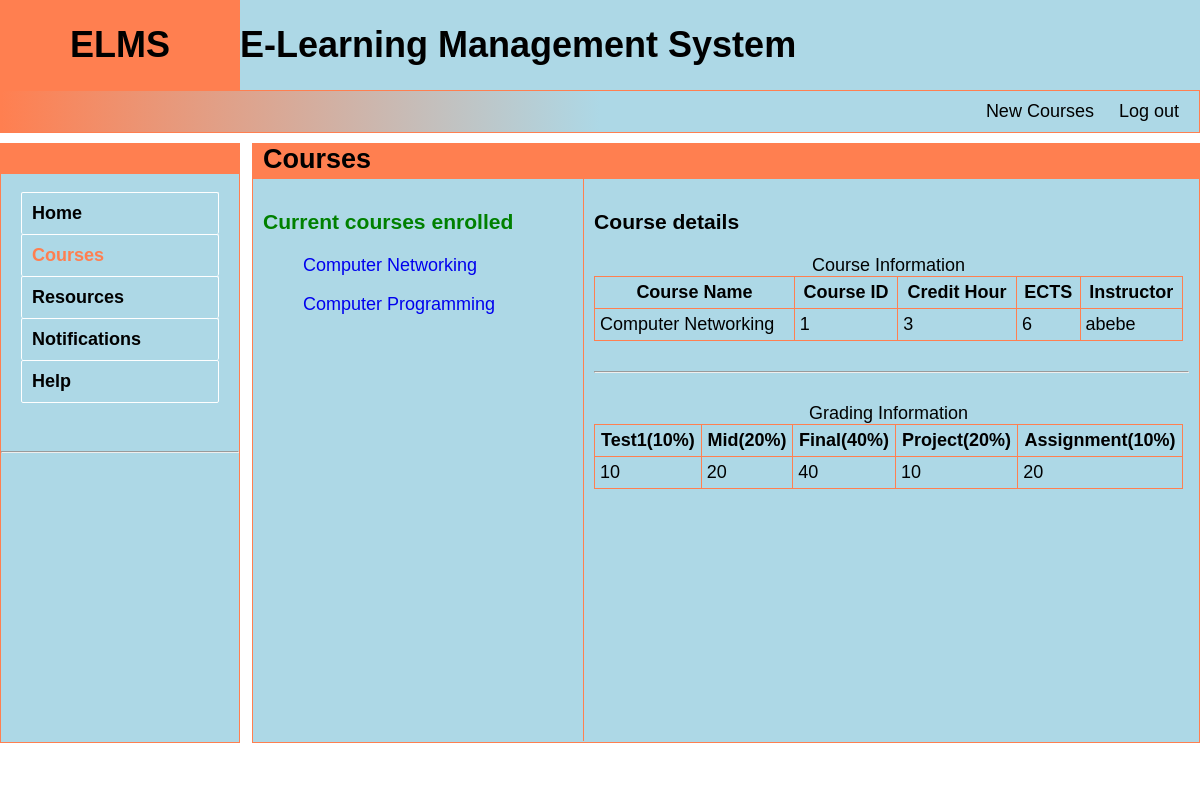
Screenshot of /student/index.php?curr_page=Courses&courseId=1 (signed in) with the database file from the repository.
### tables this page shows
CREATE TABLE IF NOT EXISTS `studentenroll` (
  `studId` int(11) NOT NULL,
  `courseId` int(11) NOT NULL,
  PRIMARY KEY (`studId`,`courseId`),
  KEY `courseId` (`courseId`)
);

CREATE TABLE IF NOT EXISTS `course` (
  `courseId` int(11) NOT NULL AUTO_INCREMENT,
  `courseName` varchar(50) NOT NULL,
  `offDept` int(11) NOT NULL,
  `offYear` int(11) NOT NULL,
  `semester` int(11) NOT NULL,
  `chour` int(11) NOT NULL,
  `ects` int(11) NOT NULL,
  PRIMARY KEY (`courseId`),
  UNIQUE KEY `course_courseId_uindex` (`courseId`),
  KEY `offDept` (`offDept`)
);

CREATE TABLE IF NOT EXISTS `instructor` (
  `insId` int(11) NOT NULL AUTO_INCREMENT,
  `fName` varchar(30) NOT NULL,
  `lName` varchar(30) NOT NULL,
  `username` varchar(20) NOT NULL,
  `deptId` int(11) DEFAULT NULL,
  `title` varchar(30) DEFAULT NULL,
  `password` varchar(30) NOT NULL,
  PRIMARY KEY (`insId`),
  KEY `deptId` (`deptId`)
);

CREATE TABLE IF NOT EXISTS `grade` (
  `gradeId` int(11) NOT NULL AUTO_INCREMENT,
  `insId` int(11) NOT NULL,
  `studId` int(11) NOT NULL,
  `test` int(11) DEFAULT '0',
  `mid` int(11) DEFAULT '0',
  `final` int(11) DEFAULT '0',
  `assignment` int(11) DEFAULT '0',
  `project` int(11) DEFAULT '0',
  `courseId` int(11) NOT NULL DEFAULT '1',
  PRIMARY KEY (`gradeId`),
  KEY `insId` (`insId`),
  KEY `studId` (`studId`)
);

### private/query_functions.php (called while the page is built, shortened)
<?php
    function query_enrolls($username){
	    global $conn;
	    $id = mysqli_fetch_assoc(query_student_id($username))['studId'];
	    $sql = "select * from studentenroll where studId = '$id'";
        $result = mysqli_query($conn, $sql);
        if(mysqli_num_rows($result) > 0){
            return $result;
        }
    }
    function query_student_id($username){
	    global $conn;
	    $sql = "select studId from student where username = '$username'";
	    $result = mysqli_query($conn ,$sql);
	    if(mysqli_num_rows($result)){
	        return $result;
        }
    }
    function query_course_name($courseId){
	    $sql = "select courseName from course where courseId='$courseId';";
	    return standard($sql);
    }
    function query_course_info($courseId){
	    $sql = "select * from course where courseId = '$courseId'";
        return standard($sql);
    }
    function query_instructor_name($insId){
	    $sql = "select fName, lName from instructor where insId = '$insId'";
	    return standard($sql);
    }
    function query_instructor_fullname ($courseId){
	    $insId = mysqli_fetch_assoc(query_instructor_course($courseId))['insId'];
	    $result = query_instructor_name($insId);
	    if($result!=null&& mysqli_num_rows($result)> 0){
	        $fName = mysqli_fetch_assoc($result)['fName'];
	        $lName = mysqli_fetch_assoc($result)['lName'];
	        return $fName.' '.$lName;
        }
    }
    function query_instructor_course($courseId){
	    $sql = "select * from instructorcourse where courseId = '$courseId'";
	    return standard($sql);
    }
    function standard($sql){
        global $conn;
        $result = mysqli_query($conn, $sql);
        if(mysqli_num_rows($result) > 0 ) {
            return $result;
        }
    }
    function query_student_results($studId, $courseId){
	    $sql = "select * from grade where studId = '$studId' and courseId = $courseId";
	    return standard($sql);
    }
 ?>

### public/student/index.php (the view, shortened to what this page needs)
<?php
include_once '../../private/initialize.php';
    $username = $_SESSION['username'];
?>
<!doctype html>
<html>
<head>
    <link rel="stylesheet" href="../../public/css/public%20index.css">
    <link rel="stylesheet" href="../../public/css/student%20index.css">
</head>
<body>
    <?php include_once '../../private/shared/page_header.php'; ?>
    <nav>
        <ul class="nav-list" type="none">
            <li><a href="">New Courses</a></li>
            <li><a href="../../private/logout.php">Log out</a></li>
        </ul>
    </nav>
    <section class="content-section">
        <div class="left-div">
            <?php
                $current_page = $_REQUEST['curr_page'] ?? "Home";
            $nav_lists = [['name'=>'Home'],['name'=>'Courses'],['name'=>'Resources'],['name'=>'Notifications'], ['name'=>'Help'],] ?>
            <div class="header-box"></div>
            <div class="content">
                <ul>
                    <?php foreach($nav_lists as $list){ ?>
                    <li class="<?php if($list['name']==$current_page){
                        echo "selected";
                    }
                    ?>"><a href="<?php echo 'index.php?curr_page='.$list['name']; ?>"><?php echo $list['name'] ?></a> </li>
                    <?php } ?>
                </ul>
            </div>
            <br>
            <hr>
            <br>
        </div>
        <div class="right-div">
            <div class="header-box">
                <h2><?php echo $current_page; ?></h2>
            </div>
            <div class="content">
                <?php
                    $current_page = $_REQUEST['curr_page'] ?? "home";
                    $current_page = strtolower($current_page);
                ?>
                <?php if ($current_page == "courses"){ ?>
                    <div class="course-left-div">
                        <div class="course-left-heading">
                            <h3 style="color: green;">Current courses enrolled</h3>
                        </div>
                        <div class="course-left-div-content">
                            <?php $courses = query_enrolls($username); ?>
                            <?php while($course = mysqli_fetch_assoc($courses)){?>
                                <ul> <li> <a href=<?php echo 'index.php?curr_page=Courses&courseId='.$course['courseId']; ?>> <?php echo mysqli_fetch_assoc(query_course_name($course['courseId']))['courseName']; ?> </a>  </li> </ul>
                            <?php } ?>
                        </div>
                    </div>
                    <div class="course-right-div">
                        <div class="course-right-heading">
                            <h3>Course details</h3>
                        </div>
                        <div class="course-right-div-content">
                            <table>
                                <caption>Course Information</caption>
                                <tr>
                                    <th>Course Name</th>
                                    <th>Course ID</th>
                                    <th>Credit Hour</th>
                                    <th>ECTS</th>
                                    <th>Instructor</th>
                                    <?php
                                        $courseId = $_REQUEST['courseId'] ?? $course['courseId'];
                                    ?>
                                    <?php
                                        $courseInfo = query_course_info($courseId);
                                        while($courseInfo != null && $row=mysqli_fetch_assoc($courseInfo)){?>
                                            <tr> <td> <?php echo $row['courseName']?> </td>
                                                <td> <?php echo $row['courseId']?> </td>
                                                <td> <?php echo $row['chour']?> </td>
                                                <td> <?php echo $row['ects']?> </td>
                                                <td> <?php echo query_instructor_fullname($courseId);  ?> </td>
                                            </tr>
                                        <?php  }?>
                                </tr>
                            </table>
                            <br>
                            <hr>
                            <br>
                            <table>
                                <caption>Grading Information</caption>
                                <tr>
                                    <th>Test1(10%)</th>
                                    <th>Mid(20%)</th>
                                    <th>Final(40%)</th>
                                    <th>Project(20%)</th>
                                    <th>Assignment(10%)</th>
                                    <?php
                                    $studId = mysqli_fetch_assoc(query_student_id($username))['studId'];
                                    $grade = null;
                                    if(isset($_REQUEST['courseId'])){
                                    $grade = query_student_results($studId, $courseId);
                                    }
                                    while( $grade != null &&$gr = mysqli_fetch_assoc($grade)){?>
                                <tr> <td> <?php echo $gr['test']; ?> </td>
                                    <td> <?php echo $gr['mid']; ?> </td>
                                    <td> <?php echo $gr['final']; ?> </td>
                                    <td> <?php echo $gr['assignment']; ?> </td>
                                    <td> <?php echo $gr['project']; ?> </td></tr>
                                    <?php } ?>
                                </tr>
                            </table>
                        </div>
                    </div>
                <?php } ?>
            </div>
        </div>
    </section>
</body>
</html>

### public/css/public index.css (style rules this page uses)
html { width: 100%; height: 100%; }
body { width: 100%; height: 980px; padding: 0px; margin: 0px; font-size: 18px; font-family: Oxygen ,sans-serif; box-sizing: border-box; }

### public/css/student index.css (style rules this page uses)
* { box-sizing: border-box; text-decoration: none; }
.nav-list { display: inline-block; float: right; }
.nav-list li { padding: 10px; display: inline-block; }
ul.nav-list { margin: 0; padding: 0; }
.nav-list a { text-decoration: none; color: inherit; }
nav::after { content: ''; display: table; clear: both; }
nav { width: 100%; background: linear-gradient(to right , coral, lightblue, lightblue); border: 1px solid coral; padding-right: 10px; }
.content-section { width: 100%; height: 400px; }
.content-section::after { content: ''; display: table; clear: both; }
section .left-div { margin:10px 10px 10px 0; background-color: lightblue; width: 20%; float: left; height: 600px; border: 1px solid coral; display: inline-block; }
section .left-div ul { margin-right: 0px; padding: 0 20px; }
section .left-div ul a { font-weight: 600; width: 100%; display: block; }
section .left-div .header-box { width: 100%; background-color: coral; height: 30px; }
section .left-div ul, section .right-div ul { list-style-type: none; }
section .left-div ul li { width: 100%; display: block; border: 1px solid white; border-bottom: none; padding: 10px; border-radius: 2px; transition-property: background-color, color, border; transition-timing-function: ease; transition-duration: 0.5s; transform-origin: center; }
section .left-div ul li:nth-last-child(1) { border-bottom: 1px solid white; }
.selected { font-weight: 900; color: coral; }
section .left-div .content a { list-style-type: none; color: inherit; }
section .right-div { margin-top: 10px; background-color: lightblue; width: 79%; height: 600px; border: 1px solid coral; float: right; display: inline-block; }
section .right-div .header-box { width: 100%; background-color: coral; height: 35px; }
section .right-div .header-box h2 { margin: 0; padding: 0 0 0 10px; }
section .right-div .content { width: 100%; height: 100%; }
section .right-div .content::after { content: ''; display: table; clear: both; }
.right-div .content { width: 100%; height: 94%; }
.course-left-div { width: 35%; height: 94%; float: left; border-right: 1px solid coral; padding: 10px; display: inline-block; }
.course-right-div { width: 65%; padding: 10px; height: 94%; float: right; display: inline-block; }
table { border: 1px solid coral; border-collapse: collapse; width: 99%; padding: 5px; }
table td, table th { border: 1px solid coral; border-collapse: collapse; padding: 5px; }

### rows the page displays
studentenroll: courseId.courseName "Computer Networking"
studentenroll: courseId.courseName "Computer Programming"
course: courseName "Computer Networking", courseId "1", chour "3", ects "6", instructor.fName "abebe"
grade: test "10", mid "20", final "40", assignment "10", project "20"

### other values shown
$list['name'] "Home"
$list['name'] "Courses"
$list['name'] "Resources"
$list['name'] "Notifications"
$list['name'] "Help"
$current_page "Courses"
